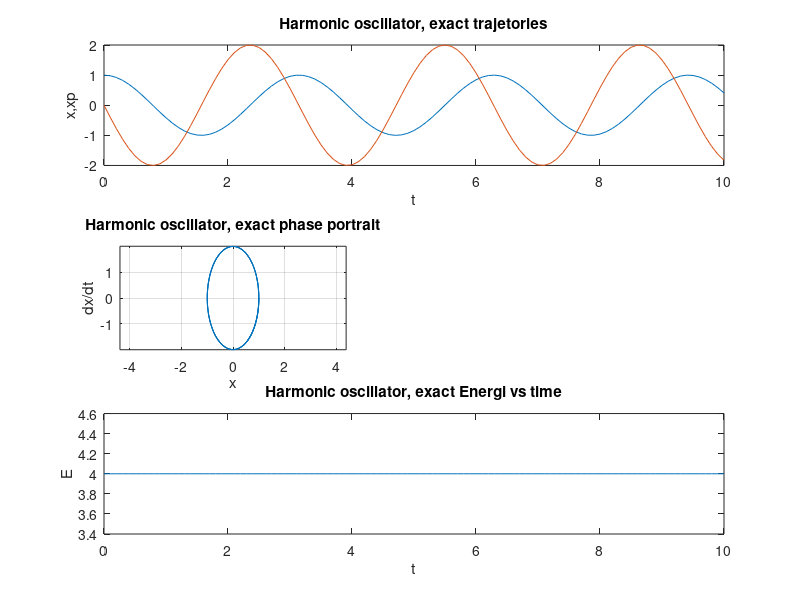
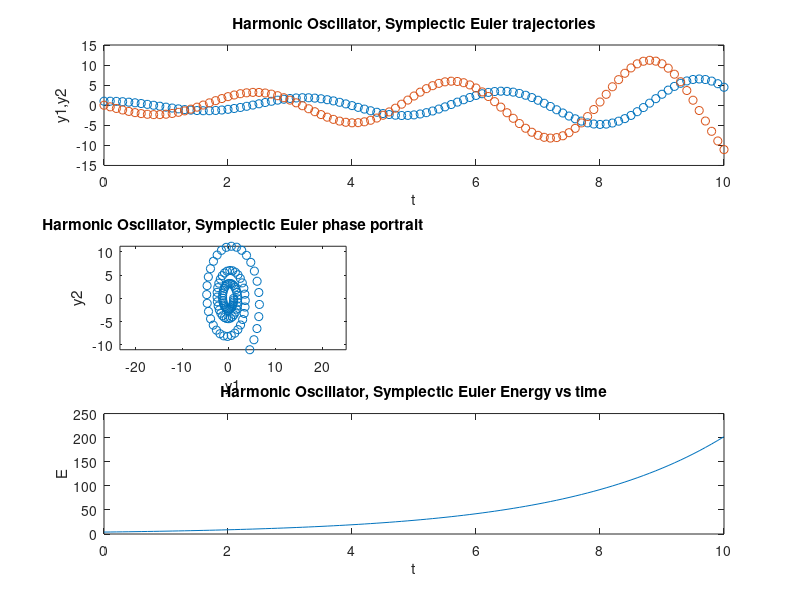
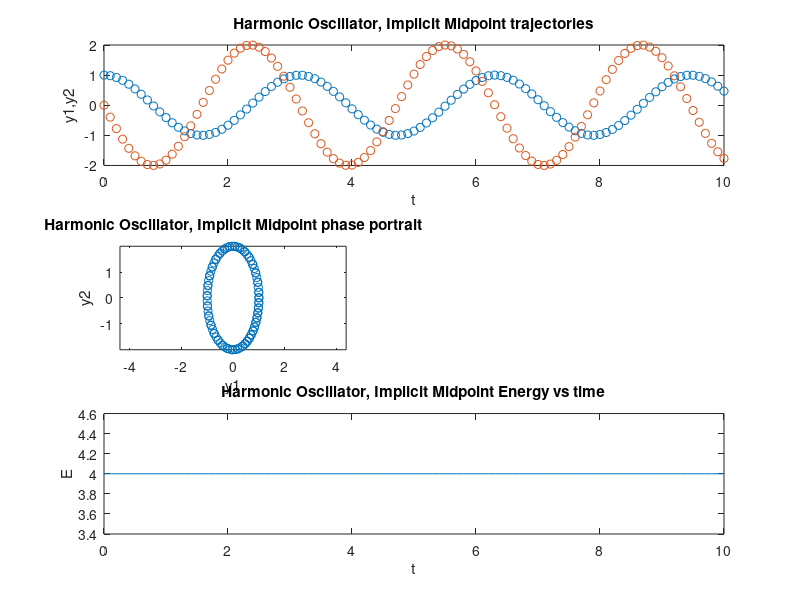
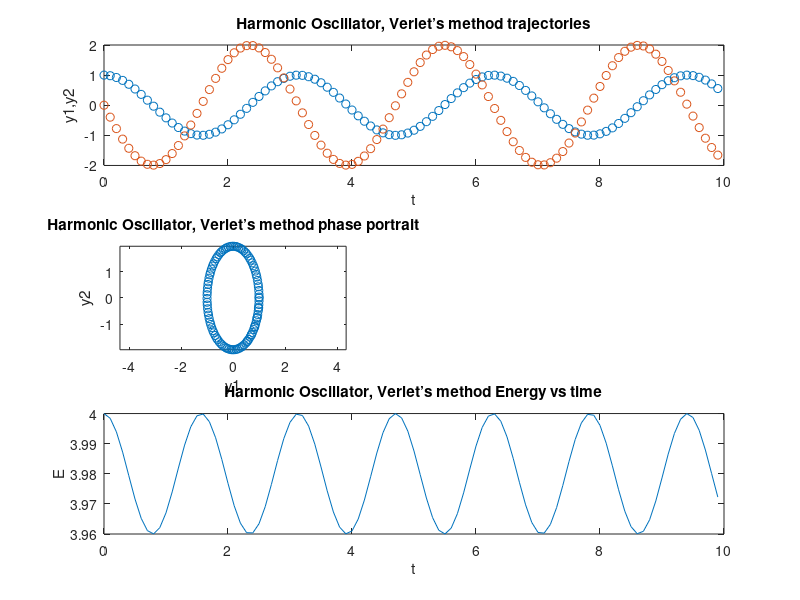

MATLAB code for these plots, in order:
%Cm2014, Math, LAB1
%Yihan Xiao, Yizhi Dong

clc;clear;close all;
%% Theoretical Plot
omega=2;
h=0.1;N=100;
t=[0:h:N*h];
x=cos(omega*t);
xp=-omega*sin(omega*t);
E=omega^2*(x.*x)+xp.*xp;
X=[x' xp'];

figure
subplot(3,2,[1,2])
plot(t,x,t,xp)
xlabel('t'),ylabel('x,xp')
title('Harmonic oscillator, exact trajetories')

subplot(3,2,3)
plot(x,xp)
axis('equal')
xlabel('x'),ylabel('dx/dt')
title('Harmonic oscillator, exact phase portrait')
grid

subplot(3,2,[5,6])
plot(t,E)
xlabel('t')
ylabel('E')
title('Harmonic oscillator, exact Energi vs time')

%% 1) Symplectic Euler
y=[1,0]';t=0;
A=[0 1;-omega^2 0];
Y=[y'];T=[t];E=[omega^2];
for k=1:N
    y=(eye(2)+h*A)*y;
    Y=[Y;y'];
    t=t+h;
    T=[T;t];
    E=[E;omega^2*y(1)*y(1)+y(2)*y(2)];
end
Y_SE=Y;

figure
subplot(3,2,[1,2])
plot(T,Y,'o')
xlabel('t'),ylabel('y1,y2')
title('Harmonic Oscillator, Symplectic Euler trajectories')

subplot(3,2,3)
plot(Y(:,1),Y(:,2),'o')
axis('equal')
xlabel('y1'),ylabel('y2')
title('Harmonic Oscillator, Symplectic Euler phase portrait')

subplot(3,2,[5,6])
plot(T,E)
xlabel('t'),ylabel('E')
title('Harmonic Oscillator, Symplectic Euler Energy vs time')

%% 2) Implicit Midpoint Method
y=[1,0]';t=0;
Y=[y'];T=[t];E=[omega^2];
for k=1:N
    y=(eye(2)-h*A/2)\((eye(2)+h*A/2)*y);
    Y=[Y;y'];
    t=t+h;
    T=[T;t];
    E=[E;omega^2*y(1)*y(1)+y(2)*y(2)];
end
Y_IMM=Y;

figure
subplot(3,2,[1,2])
plot(T,Y,'o')
xlabel('t'),ylabel('y1,y2')
title('Harmonic Oscillator, Implicit Midpoint trajectories')

subplot(3,2,3)
plot(Y(:,1),Y(:,2),'o')
axis('equal')
xlabel('y1'),ylabel('y2')
title('Harmonic Oscillator, Implicit Midpoint phase portrait')

subplot(3,2,[5,6])
plot(T,E)
xlabel('t'),ylabel('E')
title('Harmonic Oscillator, Implicit Midpoint Energy vs time')

%% 3) Verlet’s method
y=[1,0]';t=0;
Y=[y'];T=[t];E=[omega^2];

u1 = 1 + h*0 - omega^2*h^2*1/2;
u2 = 0;

for k=1:N-1
    u1_p1 = (2 - h^2*omega^2)*u1 - y(1);
    u2 = (u1_p1 - y(1))/(2*h);
    y=[u1, u2]';
    Y=[Y;y'];
    t=t+h;
    T=[T;t];
    E=[E;omega^2*y(1)*y(1)+y(2)*y(2)];

    u1 = u1_p1;
end
Y_VM=Y;

figure
subplot(3,2,[1,2])
plot(T,Y,'o')
xlabel('t'),ylabel('y1,y2')
title('Harmonic Oscillator, Verlet’s method trajectories')

subplot(3,2,3)
plot(Y(:,1),Y(:,2),'o')
axis('equal')
xlabel('y1'),ylabel('y2')
title('Harmonic Oscillator, Verlet’s method phase portrait')

subplot(3,2,[5,6])
plot(T,E)
xlabel('t'),ylabel('E')
title('Harmonic Oscillator, Verlet’s method Energy vs time')
